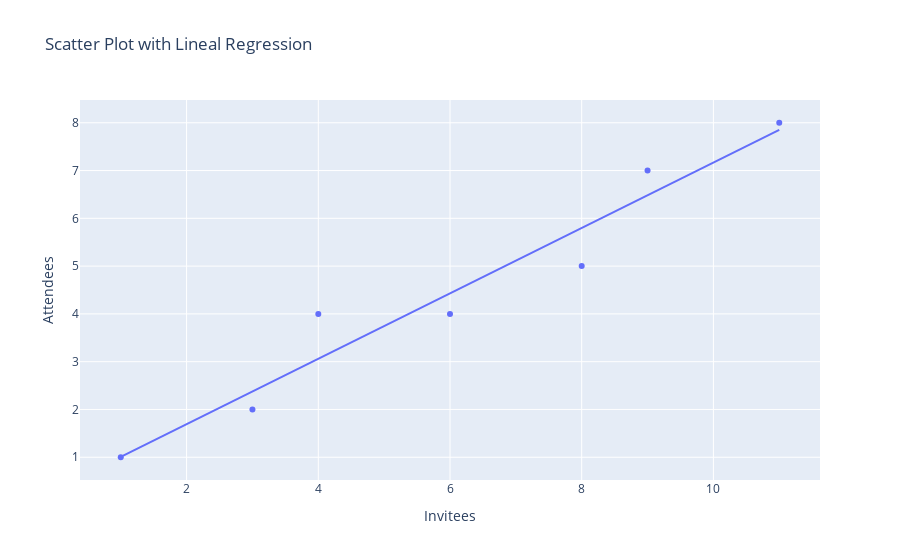

Source (notebook cell):
### Code cell
party_data_2['Predictions'] = lm.predict(X)

#Creating the regression graphic
fig = px.scatter(party_data_2, x='Invitees', y='Attendees', title="Scatter Plot with Lineal Regression")
fig.add_traces(px.line(party_data_2, x='Invitees', y='Predictions').data)
fig.show()

### Figure 1 — Plotly figure (JSON) as saved in the notebook; plotly's stock layout.template omitted (floating-point values rounded to 4 significant figures)
{"data": [{"hovertemplate": "Invitees=%{x}<br>Attendees=%{y}<extra></extra>", "legendgroup": "", "marker": {"color": "#636efa", "symbol": "circle"}, "mode": "markers", "name": "", "orientation": "v", "showlegend": false, "type": "scatter", "x": [1, 3, 4, 6, 8, 9, 11], "xaxis": "x", "y": [1, 2, 4, 4, 5, 7, 8], "yaxis": "y"}, {"hovertemplate": "Invitees=%{x}<br>Predictions=%{y}<extra></extra>", "legendgroup": "", "line": {"color": "#636efa", "dash": "solid"}, "marker": {"symbol": "circle"}, "mode": "lines", "name": "", "orientation": "v", "showlegend": false, "type": "scatter", "x": [1, 3, 4, 6, 8, 9, 11], "xaxis": "x", "y": [1.008, 2.376, 3.06, 4.429, 5.797, 6.481, 7.85], "yaxis": "y"}], "layout": {"autosize": true, "legend": {"tracegroupgap": 0}, "title": {"text": "Scatter Plot with Lineal Regression"}, "xaxis": {"anchor": "y", "autorange": true, "domain": [0, 1], "range": [0.3948, 11.61], "title": {"text": "Invitees"}, "type": "linear"}, "yaxis": {"anchor": "x", "autorange": true, "domain": [0, 1], "range": [0.4223, 8.578], "title": {"text": "Attendees"}, "type": "linear"}}}
